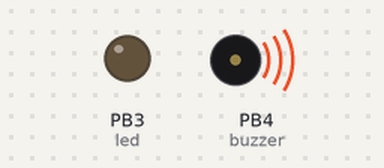
Recording of a sketch running on a simulated ATtiny85, built with avr-gcc and run on an emulated ATtiny85. Shown: output pins drawn as LEDs (lit = HIGH), buzzer (waves = sounding, pin HIGH). The local clock reads 2024-03-15 10:24:30 at power-on unless the sketch sets it; what the sketch prints to the serial monitor is not drawn.

Above: at 0.05 s.
Timing chart, 0 to 3.0 s (numbered marks = the images above):
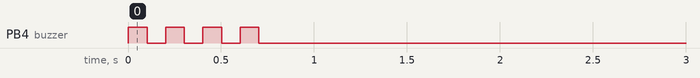

The sketch:

pills-1.ino
```cpp
// still seem to be quirks:
// https://stackoverflow.com/questions/43249977/attiny-85-sleep-watchdog-time-changes-after-first-reset
// this may work better:
// https://folk.uio.no/jeanra/Microelectronics/ArduinoWatchdog.html
#if defined(__AVR_ATtiny85__)
#define F_CPU 8000000UL
#endif

#include <Wire.h>
#include "RTClib.h"
RTC_DS1307 RTC;

#include <avr/sleep.h>
#include <avr/power.h>
#include <avr/wdt.h>


//#define USE_WATCHDOG

#if defined(__AVR_ATtiny85__)
#pragma message "Using watchdog register for ATTiny85"
//#include "/home/pi/repos/rpi/mins30-85/millis.h"
#include <util/delay.h>
void delay_ms(unsigned long  ms)
{
  while(0<ms--) _delay_ms(1);
}
#define WDTCSR WDTCR
#else
#define delay_ms delay
#endif

void configure_wdt(void)
{

  cli();                           // disable interrupts for changing the registers

  MCUSR = 0;                       // reset status register flags

                                   // Put timer in interrupt-only mode:
  WDTCSR |= 0b00011000;            // Set WDCE (5th from left) and WDE (4th from left) to enter config mode,
                                   // using bitwise OR assignment (leaves other bits unchanged).
  WDTCSR =  0b01000000 | 0b100001; // set WDIE: interrupt enabled
                                   // clr WDE: reset disabled
                                   // and set delay interval (right side of bar) to 8 seconds

  sei();                           // re-enable interrupts
}
/*
void initSleep()
{
  cli();
  // MCUSR = 0; // reset status


  // Clear the reset flag.
  MCUSR &= ~(1<<WDRF);

  // In order to change WDE or the prescaler, we need to
  // set WDCE (This will allow updates for 4 clock cycles).
  //
  WDTCSR |= (1<<WDCE) | (1<<WDE);

  // set new watchdog timeout prescaler value
  WDTCSR = 1<<WDP0 | 1<<WDP3; // 8.0 seconds

  // Enable the WD interrupt (note no reset).
  //WDTCSR |= _BV(WDIE);
}
*/

// how many times remain to sleep before wake up
int nbr_remaining;

// Put the Arduino to deep sleep. Only an interrupt can wake it up.
void sleep(int ncycles)
{
  nbr_remaining = ncycles; // defines how many cycles should sleep

  // Set sleep to full power down.  Only external interrupts or
  // the watchdog timer can wake the CPU!
  set_sleep_mode(SLEEP_MODE_PWR_DOWN);

  // Turn off the ADC while asleep.
  power_adc_disable();

  while (nbr_remaining > 0){ // while some cycles left, sleep!

  // Enable sleep and enter sleep mode.
  sleep_mode();

  // CPU is now asleep and program execution completely halts!
  // Once awake, execution will resume at this point if the
  // watchdog is configured for resume rather than restart

  // When awake, disable sleep mode
  sleep_disable();

  }

  // put everything on again
  power_all_enable();

}

/*
void enterSleep(void)
{
   // Enable the WD interrupt (note no reset).
  //WDTCR |= (1<<WDIE);

  //set_sleep_mode(SLEEP_MODE_PWR_SAVE);   // EDIT: could also use SLEEP_MODE_PWR_DOWN for lowest power consumption.
  set_sleep_mode(SLEEP_MODE_PWR_DOWN);   // EDIT: could also use SLEEP_MODE_PWR_DOWN for lowest power consumption.
  sleep_enable();

  // Now enter sleep mode.
  sleep_mode();
  //sleep_cpu();

  // The program will continue from here after the WDT timeout
  sleep_disable(); // First thing to do is disable sleep.

  // Re-enable the peripherals.
  power_all_enable();
   // Disable the WDT interrupt
  //WDTCR &= ~_BV(WDIE);
}
*/

constexpr auto led = PB3; // Arduino pin 3; tiny85 pin 2
constexpr auto buzzer = PB4; // Arduino pin 4; tiny85 pin 3

enum at_state {WAITING, ACTIVATED, DONE };

class At {
  public:
  int m_hour;
  at_state state; // = WAITING;
  void updateAt(int hr) {
    //Serial.println("update info:");
    //Serial.println(hr, DEC);
    //Serial.println(m_hour, DEC);

    if(hr < m_hour) {
      //Serial.println("entering waiting state");
      state = WAITING;
    } else if(state == WAITING) {
      state = ACTIVATED;
    } else if(state == ACTIVATED) {
      //Serial.println("Called change state to done");
      state = DONE;
    }
    //if(state == ACTIVATED) state = DONE;
    //if(state == WAITING) state = ACTIVATED;
  }

};

static At ats[4];
volatile static bool already_setup = false;
void setup () {

  if(already_setup) return;
  already_setup = true;
  #ifdef USE_WATCHDOG
  //initSleep();
  //wdt_enable(WDTO_2S);
  configure_wdt();
  #endif
  /*
  Serial.begin(9600);
  Serial.println("setup started");
  Serial.println("NB 1");
  */
  pinMode(led, OUTPUT);
  pinMode(buzzer, OUTPUT);
  Wire.begin();
  RTC.begin();

  ats[0].m_hour = 9;
  ats[1].m_hour = 12;
  ats[2].m_hour = 17;
  ats[3].m_hour = 21;
}

void beep() {
  //Serial.println("beeping");
  //Serial.println(ACTIVATED);
  for(int i=0; i<4; i++) {
    digitalWrite(buzzer, HIGH);
    delay_ms(100);
    digitalWrite(buzzer, LOW);
    delay_ms(100);
  }
  //Serial.println("... finished beeping");
}

void checkAlarm() {
  DateTime now = RTC.now();
  bool alarm = false;
  for(auto& at:ats) {
    at.updateAt(now.hour());
    if(at.state == ACTIVATED) alarm = true;
    //Serial.print(at.state);
  }
  //Serial.println("");
  if(alarm) beep();
}

void  prin_info() {
  #if defined(__AVR__ATtiny85__)
  return;
  #endif
    DateTime now = RTC.now();
    Serial.print(now.year(), DEC);
    Serial.print('/');
    Serial.print(now.month(), DEC);
    Serial.print('/');
    Serial.print(now.day(), DEC);
    Serial.print(' ');
    Serial.print(now.hour(), DEC);
    Serial.print(':');
    Serial.print(now.minute(), DEC);
    Serial.print(':');
    Serial.print(now.second(), DEC);
    Serial.println();
    Serial.flush();
}
void blinky() {
  //return;
  constexpr auto device = led;
  //constexpr auto device = buzzer;
   digitalWrite(device, HIGH);
   delay_ms(5);
   digitalWrite(device, LOW);
}

void loop () {
  static unsigned char counter =0;
  //if(counter++ % 8 == 0) // every 64 seconds, which is about a minute
    checkAlarm();
    counter++;
    //digitalWrite(led, counter & 1);
  blinky();
  prin_info();
  #ifdef USE_WATCHDOG
  //enterSleep();
  sleep(1);
  #else
  delay_ms(1000);
  #endif
}

#ifdef USE_WATCHDOG
ISR(WDT_vect) {
  wdt_reset();
}
#endif
```

Measured:
- by itself, PB4 (buzzer): alternates HIGH for 0.10 s and LOW for 0.10 s, 8 changes in all, then stays LOW
